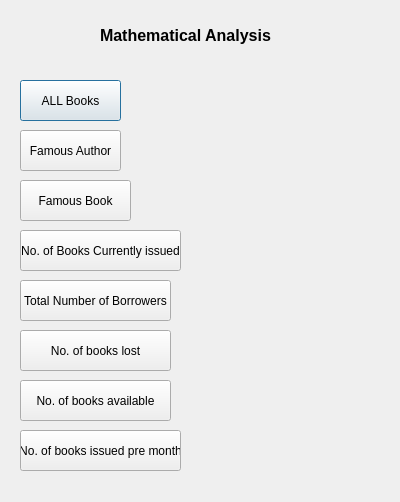
<?xml version="1.0" encoding="UTF-8"?>
<ui version="4.0">
 <class>Dialog</class>
 <widget class="QDialog" name="Dialog">
  <property name="geometry">
   <rect>
    <x>0</x>
    <y>0</y>
    <width>400</width>
    <height>502</height>
   </rect>
  </property>
  <property name="windowTitle">
   <string>Dialog</string>
  </property>
  <widget class="QLabel" name="label">
   <property name="geometry">
    <rect>
     <x>100</x>
     <y>20</y>
     <width>201</width>
     <height>31</height>
    </rect>
   </property>
   <property name="text">
    <string>&lt;html&gt;&lt;head/&gt;&lt;body&gt;&lt;p&gt;&lt;span style=&quot; font-size:12pt; font-weight:600;&quot;&gt;Mathematical Analysis&lt;/span&gt;&lt;/p&gt;&lt;/body&gt;&lt;/html&gt;</string>
   </property>
  </widget>
  <widget class="QPushButton" name="btn1">
   <property name="geometry">
    <rect>
     <x>20</x>
     <y>80</y>
     <width>101</width>
     <height>41</height>
    </rect>
   </property>
   <property name="text">
    <string>ALL Books</string>
   </property>
  </widget>
  <widget class="QPushButton" name="btn2">
   <property name="geometry">
    <rect>
     <x>20</x>
     <y>130</y>
     <width>101</width>
     <height>41</height>
    </rect>
   </property>
   <property name="text">
    <string>Famous Author</string>
   </property>
  </widget>
  <widget class="QLabel" name="lab2">
   <property name="geometry">
    <rect>
     <x>140</x>
     <y>130</y>
     <width>231</width>
     <height>41</height>
    </rect>
   </property>
   <property name="text">
    <string>&lt;html&gt;&lt;head/&gt;&lt;body&gt;&lt;p&gt;&lt;br/&gt;&lt;/p&gt;&lt;/body&gt;&lt;/html&gt;</string>
   </property>
  </widget>
  <widget class="QPushButton" name="btn3">
   <property name="geometry">
    <rect>
     <x>20</x>
     <y>180</y>
     <width>111</width>
     <height>41</height>
    </rect>
   </property>
   <property name="text">
    <string>Famous Book</string>
   </property>
  </widget>
  <widget class="QLabel" name="lab3">
   <property name="geometry">
    <rect>
     <x>140</x>
     <y>180</y>
     <width>231</width>
     <height>41</height>
    </rect>
   </property>
   <property name="text">
    <string>&lt;html&gt;&lt;head/&gt;&lt;body&gt;&lt;p&gt;&lt;br/&gt;&lt;/p&gt;&lt;/body&gt;&lt;/html&gt;</string>
   </property>
  </widget>
  <widget class="QPushButton" name="btn4">
   <property name="geometry">
    <rect>
     <x>20</x>
     <y>230</y>
     <width>161</width>
     <height>41</height>
    </rect>
   </property>
   <property name="text">
    <string>No. of Books Currently issued</string>
   </property>
  </widget>
  <widget class="QLabel" name="lab4">
   <property name="geometry">
    <rect>
     <x>200</x>
     <y>230</y>
     <width>151</width>
     <height>41</height>
    </rect>
   </property>
   <property name="text">
    <string>&lt;html&gt;&lt;head/&gt;&lt;body&gt;&lt;p&gt;&lt;br/&gt;&lt;/p&gt;&lt;/body&gt;&lt;/html&gt;</string>
   </property>
  </widget>
  <widget class="QPushButton" name="btn5">
   <property name="geometry">
    <rect>
     <x>20</x>
     <y>280</y>
     <width>151</width>
     <height>41</height>
    </rect>
   </property>
   <property name="text">
    <string>Total Number of Borrowers</string>
   </property>
  </widget>
  <widget class="QLabel" name="lab5">
   <property name="geometry">
    <rect>
     <x>180</x>
     <y>280</y>
     <width>151</width>
     <height>41</height>
    </rect>
   </property>
   <property name="text">
    <string>&lt;html&gt;&lt;head/&gt;&lt;body&gt;&lt;p&gt;&lt;br/&gt;&lt;/p&gt;&lt;/body&gt;&lt;/html&gt;</string>
   </property>
  </widget>
  <widget class="QPushButton" name="btn6">
   <property name="geometry">
    <rect>
     <x>20</x>
     <y>330</y>
     <width>151</width>
     <height>41</height>
    </rect>
   </property>
   <property name="text">
    <string>No. of books lost</string>
   </property>
  </widget>
  <widget class="QLabel" name="lab6">
   <property name="geometry">
    <rect>
     <x>180</x>
     <y>330</y>
     <width>151</width>
     <height>41</height>
    </rect>
   </property>
   <property name="text">
    <string>&lt;html&gt;&lt;head/&gt;&lt;body&gt;&lt;p&gt;&lt;br/&gt;&lt;/p&gt;&lt;/body&gt;&lt;/html&gt;</string>
   </property>
  </widget>
  <widget class="QPushButton" name="btn7">
   <property name="geometry">
    <rect>
     <x>20</x>
     <y>380</y>
     <width>151</width>
     <height>41</height>
    </rect>
   </property>
   <property name="text">
    <string>No. of books available</string>
   </property>
  </widget>
  <widget class="QLabel" name="lab7">
   <property name="geometry">
    <rect>
     <x>180</x>
     <y>380</y>
     <width>151</width>
     <height>41</height>
    </rect>
   </property>
   <property name="text">
    <string>&lt;html&gt;&lt;head/&gt;&lt;body&gt;&lt;p&gt;&lt;br/&gt;&lt;/p&gt;&lt;/body&gt;&lt;/html&gt;</string>
   </property>
  </widget>
  <widget class="QPushButton" name="btn8">
   <property name="geometry">
    <rect>
     <x>20</x>
     <y>430</y>
     <width>161</width>
     <height>41</height>
    </rect>
   </property>
   <property name="text">
    <string>No. of books issued pre month</string>
   </property>
  </widget>
  <widget class="QLabel" name="lab8">
   <property name="geometry">
    <rect>
     <x>190</x>
     <y>430</y>
     <width>151</width>
     <height>41</height>
    </rect>
   </property>
   <property name="text">
    <string>&lt;html&gt;&lt;head/&gt;&lt;body&gt;&lt;p&gt;&lt;br/&gt;&lt;/p&gt;&lt;/body&gt;&lt;/html&gt;</string>
   </property>
  </widget>
  <widget class="QLabel" name="lab1">
   <property name="geometry">
    <rect>
     <x>130</x>
     <y>80</y>
     <width>231</width>
     <height>41</height>
    </rect>
   </property>
   <property name="text">
    <string>&lt;html&gt;&lt;head/&gt;&lt;body&gt;&lt;p&gt;&lt;br/&gt;&lt;/p&gt;&lt;/body&gt;&lt;/html&gt;</string>
   </property>
  </widget>
 </widget>
 <resources/>
 <connections/>
</ui>
